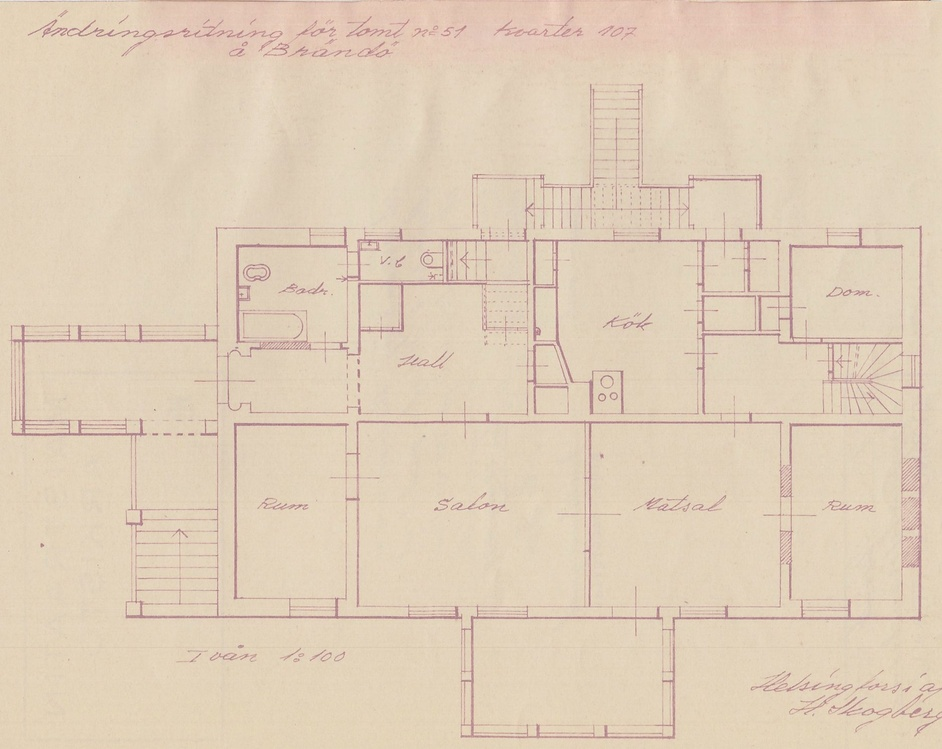
#> input picture data/samples/finna.jpg, 942 x 749 px, shrunk from 1875 x 1492 before the run
$ python -i vectorize.py   (imports and definitions only)
#> lines starting #> are read from the running program, lines starting #| are printed output that depends on the picture; after the words box and inside, x2 and y2 are one past the last pixel; in counts of white or black regions, pixels touching at a corner belong together
"""Wall evidence -> clean, joined, axis-aligned wall segments.

Evidence is either a binary/probability wall mask (from a segmentation model or a classical
thick-stroke filter) or raw line proposals. Coordinates are image pixels, x right, y down.
"""
from __future__ import annotations

import math

import cv2
import numpy as np


def _horiz(w) -> bool:
    return abs(w["a"][1] - w["b"][1]) < 1e-6


# [105 lines left out: functions merge_collinear, join_corners, segments_from_mask, clean, not called in this run]


def classical_wall_mask(gray: np.ndarray) -> np.ndarray:
    """Keep strokes noticeably thicker than text/furniture lines (no learning)."""
    _, ink = cv2.threshold(gray, 0, 255, cv2.THRESH_BINARY_INV + cv2.THRESH_OTSU)
    ink = cv2.morphologyEx(ink, cv2.MORPH_CLOSE, np.ones((3, 3), np.uint8))  # fill hatching gaps
    dt = cv2.distanceTransform((ink > 0).astype(np.uint8), cv2.DIST_L2, 3)
    peaks = dt[dt >= cv2.dilate(dt, np.ones((3, 3), np.uint8)) - 1e-6]
    peaks = peaks[peaks > 0]
    r = max(1.6, 0.45 * float(np.percentile(peaks, 97))) if peaks.size else 2.0
    core = (dt >= r).astype(np.uint8)
    k = int(2 * math.ceil(r) + 1)
    return (cv2.dilate(core, cv2.getStructuringElement(cv2.MORPH_ELLIPSE, (k, k))) & (ink > 0)).astype(np.uint8) * 255


# [41 lines left out: function bridge_gaps, not called in this run]

>>> import cv2
>>> picture = cv2.imread('../../../../data/samples/finna.jpg', cv2.IMREAD_GRAYSCALE)
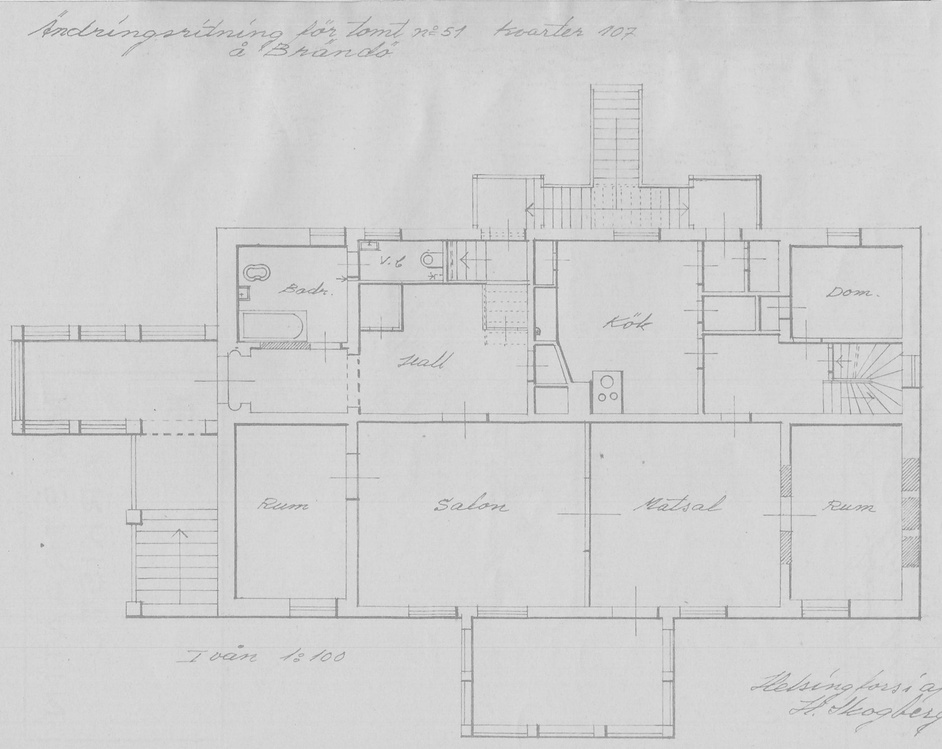
#> picture: shape (749, 942); min 121, max 235, mean 209.1
>>> result = classical_wall_mask(picture)
#> in classical_wall_mask, `_, ink = cv2.threshold(gray, 0, 255, cv2.THRESH_BINARY_INV + cv2.THRES..`:
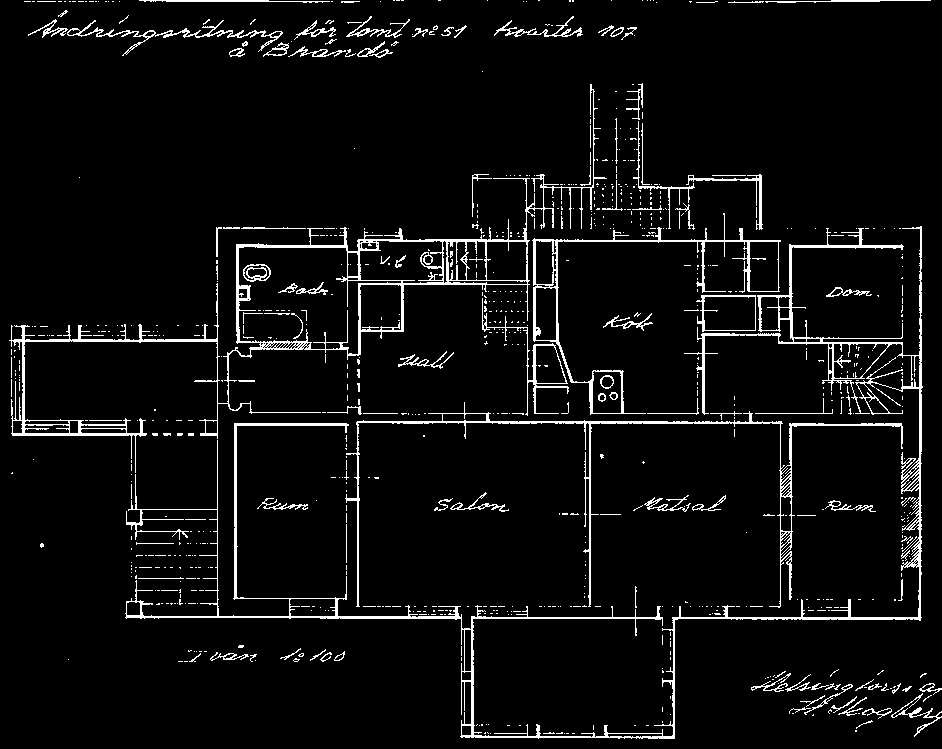
#> ink: shape (749, 942); 5.3% white in thin lines or dots
#> in classical_wall_mask, `ink = cv2.morphologyEx(ink, cv2.MORPH_CLOSE, np.ones((3, 3), np.uint8))`:
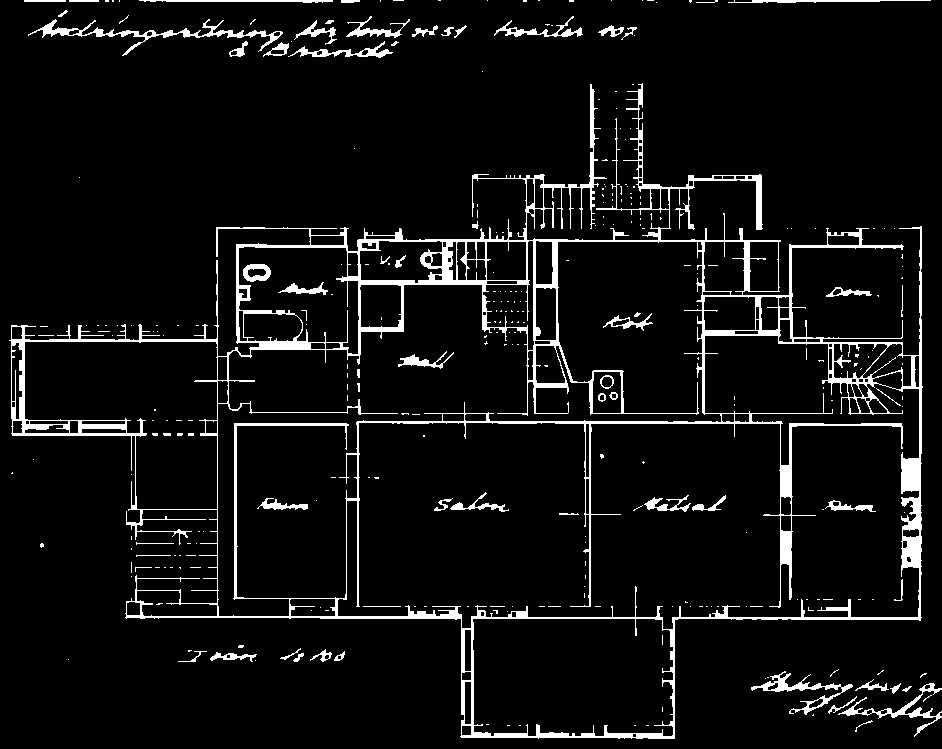
#> ink: shape (749, 942); 6.4% white; 311 white regions (247 under 20 px), largest, box (x1, y1, x2, y2) and area: (9, 83, 923, 739) 34289, (28, 19, 283, 56) 1349, (751, 671, 853, 715) 843
#> in classical_wall_mask, `dt = cv2.distanceTransform((ink > 0).astype(np.uint8), cv2.DIST_L2, 3)`:
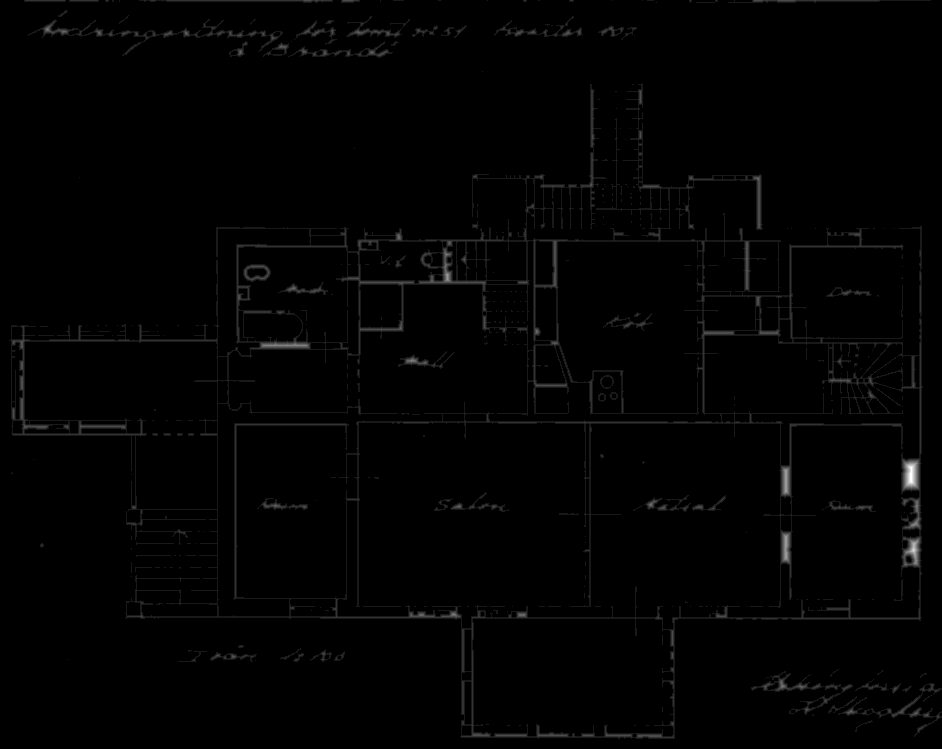
#> dt: shape (749, 942) float32; min 0, max 9.55, mean 0.0901; drawn with min black and max white
#> in classical_wall_mask, `peaks = peaks[peaks > 0]`: peaks = 19559 values, max 9.55 at index 13560, min 0.955 at index 70, mean 1.36
#> in classical_wall_mask, `r = max(1.6, 0.45 * float(np.percentile(peaks, 97))) if peaks.size els..`: r = 1.6
#> in classical_wall_mask, `core = (dt >= r).astype(np.uint8)`:
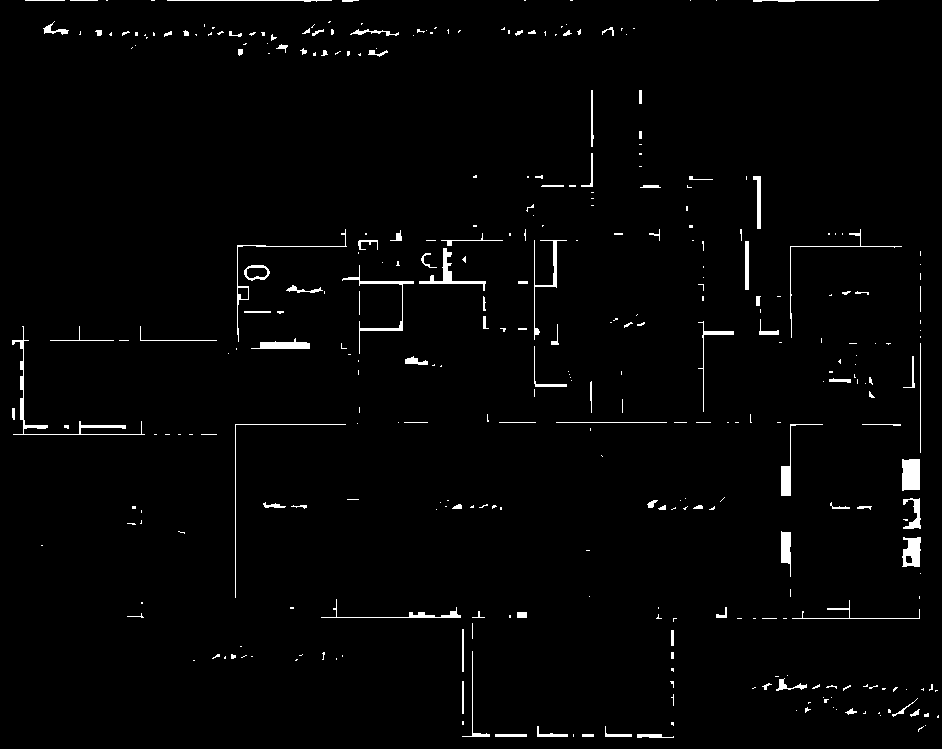
#> core: shape (749, 942); values 0 (black) and 1 (white), 1.8% white; 348 white regions (238 under 20 px), largest, box (x1, y1, x2, y2) and area: (12, 326, 145, 435) 699, (902, 459, 920, 491) 550, (419, 248, 486, 291) 462
#> in classical_wall_mask, `k = int(2 * math.ceil(r) + 1)`: k = 5
#> in classical_wall_mask, `return (cv2.dilate(core, cv2.getStructuringElement(cv2.MORPH_ELLIPSE, ..`:
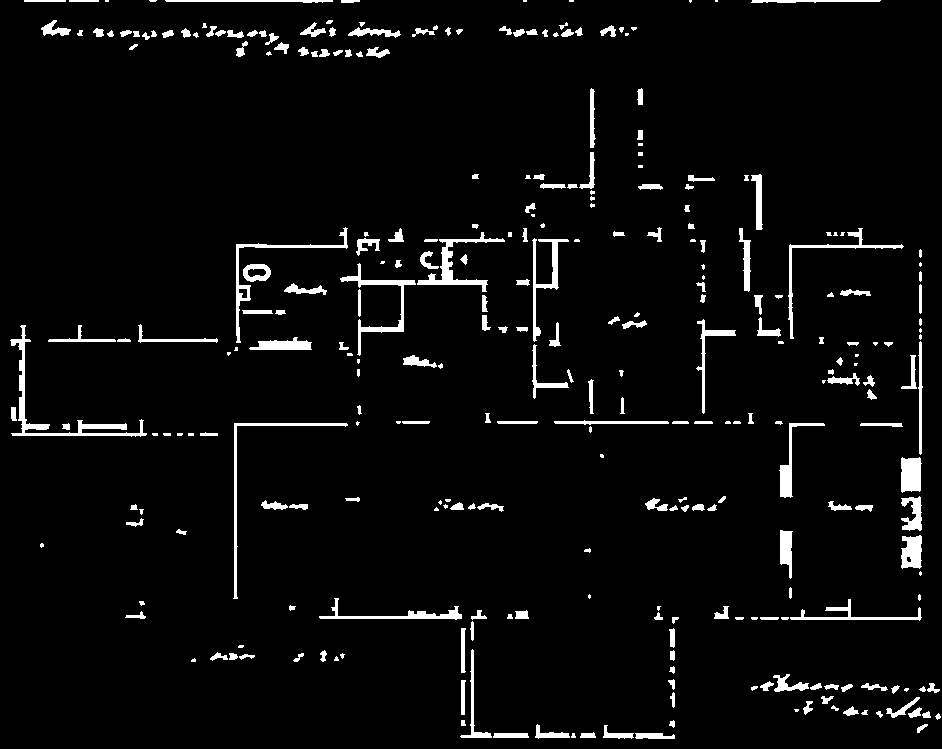
#> returned value: shape (749, 942); 4.3% white; 298 white regions (70 under 20 px), largest, box (x1, y1, x2, y2) and area: (10, 325, 147, 437) 1469, (417, 232, 505, 292) 1007, (340, 263, 416, 356) 902
